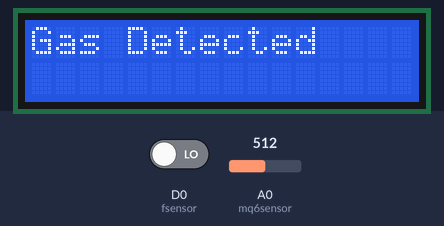
The sketch below on a simulated ESP8266 (NodeMCU). Parts: 16×2 character LCD. Inputs (shaded band) come from the test bench; at power-on: A0 (mq6sensor) = 512, D0 (fsensor) LOW. WiFi joins after 1.5 s; servers stay silent unless stated; what the sketch prints to the serial monitor is not drawn.

Above: at 2.7 s.
2.8 s: A0 (mq6sensor) set to 56
8.8 s: A0 (mq6sensor) set to 46
At 12.9 s:
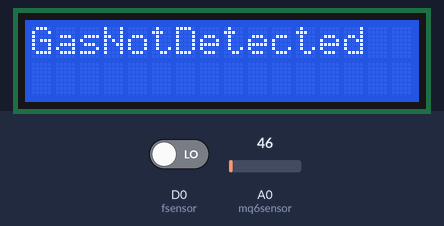
14.8 s: A0 (mq6sensor) set to 122
At 17.9 s:
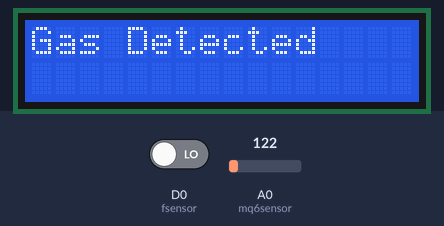
20.8 s: A0 (mq6sensor) set to 40
At 23.1 s:
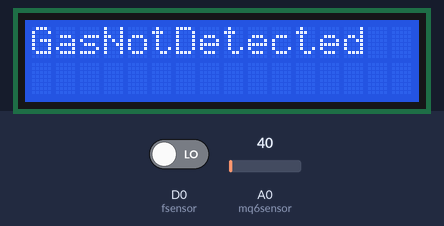
Timing chart, 0 to 24.6 s (numbered marks = the images above; inputs shaded):
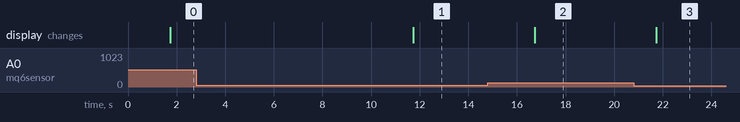

The sketch:

Ardinoserial.ino
```cpp
#include <Arduino.h>
#if defined(ESP32)
  #include <WiFi.h>
#elif defined(ESP8266)
  #include <ESP8266WiFi.h>
#endif
#include <Firebase_ESP_Client.h>
#include <Wire.h>
#include <LiquidCrystal_I2C.h>


//Provide the token generation process info.
#include "addons/TokenHelper.h"
//Provide the RTDB payload printing info and other helper functions.
#include "addons/RTDBHelper.h"

// Insert your network credentials
#define WIFI_SSID "qwertyui"
#define WIFI_PASSWORD "sdfghjk"

// Insert Firebase project API Key
#define API_KEY "AIzaSyB5p0U09BQbsmnkOtygugA2lbeFi62O2QsrVK8"

// Insert RTDB URLefine the RTDB URL */
#define DATABASE_URL "https://app-default-rtdb.firebaseio.com/"


//Define Firebase Data object
FirebaseData fbdo;

FirebaseAuth auth;
FirebaseConfig config;
LiquidCrystal_I2C lcd(0x27, 16, 2);

unsigned long sendDataPrevMillis = 0;
bool signupOK = false;
int fsensor=D0;
int mq6sensor=A0;
int sensorvalue;
String Text="";
void setup(){
  Serial.begin(115200);
  pinMode(fsensor, INPUT);//define F_Sensor input pin
  pinMode(mq6sensor, INPUT);//MQ6 sensor

  WiFi.begin(WIFI_SSID, WIFI_PASSWORD);
  Serial.print("Connecting to Wi-Fi");
  while (WiFi.status() != WL_CONNECTED){
    Serial.print(".");
    delay(300);
  }
  Serial.println();
  Serial.print("Connected with IP: ");
  Serial.println(WiFi.localIP());
  Serial.println();

  /* Assign the api key (required) */
  config.api_key = API_KEY;

  /* Assign the RTDB URL (required) */
  config.database_url = DATABASE_URL;

  /* Sign up */
  if (Firebase.signUp(&config, &auth, "", "")){
    Serial.println("ok");
    signupOK = true;
  }
  else{
    Serial.printf("%s\n", config.signer.signupError.message.c_str());
  }

  /* Assign the callback function for the long running token generation task */
  config.token_status_callback = tokenStatusCallback; //see addons/TokenHelper.h

  Firebase.begin(&config, &auth);
  Firebase.reconnectWiFi(true);
}

void loop(){
  if (Firebase.ready() && signupOK && (millis() - sendDataPrevMillis > 5000 || sendDataPrevMillis == 0)){
    sendDataPrevMillis = millis();
    // Write an Int number on the database path test/int
  int fire = digitalRead(fsensor);// read Flame sensor


   sensorvalue=analogRead(mq6sensor); /// read the MQ6 sensor
   Serial.println(sensorvalue);
  if(sensorvalue>50){
    Text="Gas Detected";
Firebase.RTDB.setString(&fbdo,"Gas Detector/Text",Text);
  Serial.println("Gas Detected");
  Wire.begin(2,0);
  lcd.init();   // initializing the LCD
  lcd.backlight(); // Enable or Turn On the backlight
  lcd.print("Gas Detected"); // Start Printing
  }
  else{
Text="Gas not Detected";
Firebase.RTDB.setString(&fbdo,"Gas Detector/Text",Text);
  Serial.println("Gas not Detected");
  Wire.begin(2,0);
  lcd.init();   // initializing the LCD
  lcd.backlight(); // Enable or Turn On the backlight
  lcd.print("GasNotDetected"); // Start Printing
  }
    Firebase.RTDB.setFloat(&fbdo, "MQ6 Sensor/Value",sensorvalue);
}
}
```

Measured:
- the behaviour switches between 51 and 50 on A0 (mq6sensor) (found by bisection; images 0 and 1)
- after the input at 2.8 s, every drawn part: stays the same
- after the input at 8.8 s, the display: changes after 2.9 s (image 1)
- after the input at 14.8 s, the display: changes after 1.9 s (image 2)
- after the input at 20.8 s, the display: changes after 0.94 s (image 3)
